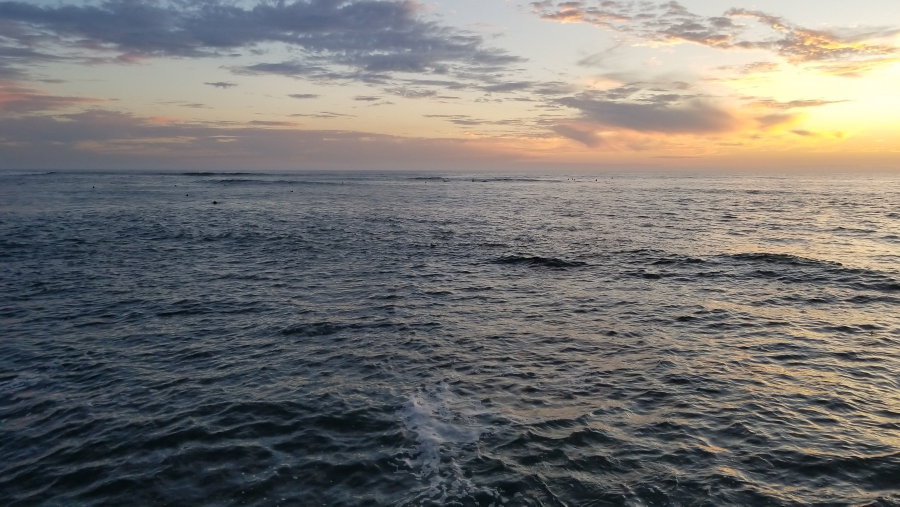
#> input picture mateo/binaural-aura/assets/open-water.jpg, 1800 x 1013 px, given in place of mateo-still.jpg, which was not available (shown at 1/2 size)
$ python make_cover.py assets/open-water.jpg
#> lines starting #> are read from the running program, lines starting #| are printed output that depends on the picture; after the words box and inside, x2 and y2 are one past the last pixel; in counts of white or black regions, pixels touching at a corner belong together
### mateo/binaural-aura/build.py
"""Binaural Aura: python mateo/binaural-aura/build.py [HOURS] [OUT]

Picture: Matthew's Pacific sunset at Sunset Cliffs, with the cover (title, Mateo upper right, REST · DIGEST)
fading at 9-15 s. The photo drifts toward the sun, then blurs while a spiral galaxy blooms out of the sun
and takes the screen. The galaxy turns slowly as you fall into it, dimming to pure black by 20:00. After that
the screen stays black. Sound: binaural_audio.py (Pacific swell + 75/81 Hz binaural, a 6 Hz theta beat).
Run by .github/workflows/mateo.yml before upload. Needs numpy, scipy, pillow, ffmpeg.
"""
import subprocess, sys, tempfile
from pathlib import Path
import numpy as np
from PIL import Image, ImageFilter, ImageOps

HERE = Path(__file__).resolve().parent
sys.path.insert(0, str(HERE))
from galaxy import galaxy  # noqa: E402

W, H, FPS = 1280, 720, 24
INTRO = 1200            # seconds until fully black
SUN = (616.0, 226.0)    # where the sun sits in the photo frame
T_BLUR, T_GAL, T_FULL = 100.0, 115.0, 240.0
ENC = ["-c:v", "libx264", "-preset", "slow", "-crf", "30", "-g", "240", "-pix_fmt", "yuv420p", "-r", str(FPS)]
FF = ["ffmpeg", "-v", "error", "-y"]
GN = 1500


def smooth(x):
    x = min(max(x, 0.0), 1.0)
    return x * x * (3 - 2 * x)


class Scene:
    def __init__(self):
        im = ImageOps.fit(Image.open(HERE / "assets" / "sun-on-water.jpg").convert("RGB"), (W, H), Image.LANCZOS)
        self.photo = im.resize((int(W * 1.6), int(H * 1.6)), Image.LANCZOS)  # headroom for the drift zoom
        self.gal = Image.fromarray((galaxy(GN) * 255).astype(np.uint8))

    def view(self, t):
        z = 1.0 + 0.10 * smooth(t / 200)                     # slow push toward the sun
        cx = W / 2 + (SUN[0] - W / 2) * smooth(t / 200) * 0.6
        cy = H / 2 + (SUN[1] - H / 2) * smooth(t / 200) * 0.6
        a = 1.6 / z                                           # source px per output px
        x0 = cx * 1.6 - W / 2 * a; y0 = cy * 1.6 - H / 2 * a
        x0 = min(max(x0, 0), self.photo.width - W * a); y0 = min(max(y0, 0), self.photo.height - H * a)
        return a, x0, y0

    def sun_on_screen(self, t):
        a, x0, y0 = self.view(t)
        return (SUN[0] * 1.6 - x0) / a, (SUN[1] * 1.6 - y0) / a

    def photo_at(self, t):
        a, x0, y0 = self.view(t)
        img = self.photo.transform((W, H), Image.AFFINE, (a, 0, x0, 0, a, y0), resample=Image.BILINEAR)
        r = 34 * smooth((t - T_BLUR) / (T_FULL - T_BLUR - 40))
        if r > 0.3:
            img = img.filter(ImageFilter.GaussianBlur(r))
        return np.asarray(img).astype(np.float32) / 255

    def galaxy_at(self, t):
        u = smooth((t - T_GAL) / (T_FULL - T_GAL))
        sx, sy = self.sun_on_screen(min(t, 200.0))
        cx = sx + (W / 2 - sx) * u; cy = sy + (H / 2 - sy) * u
        # texture px per output px: starts small at the sun (radius ~180 px), fills the frame, then keeps falling in
        s = (GN / 2) / (180 + 520 * u) * (1 - 0.25 * smooth((t - T_FULL) / (INTRO - T_FULL)))
        ang = -2 * np.pi * (t - T_GAL) / 420.0               # one slow turn every 7 minutes
        c, sn = np.cos(ang) * s, np.sin(ang) * s
        # output (x, y) -> texture: R*s*(p - centre) + texture centre
        a, b, d, e = c, -sn, sn, c
        x0 = GN / 2 - (a * cx + b * cy); y0 = GN / 2 - (d * cx + e * cy)
        img = self.gal.transform((W, H), Image.AFFINE, (a, b, x0, d, e, y0), resample=Image.BILINEAR)
        return np.asarray(img).astype(np.float32) / 255

    def frame(self, t):
        g_a = smooth((t - T_GAL) / 110)
        p_w = 1 - smooth((t - 160) / (T_FULL - 160))
        f = self.photo_at(t) if p_w > 0 else None
        if g_a > 0:
            g = self.galaxy_at(t) * g_a
            f = g if f is None else 1 - (1 - f * p_w) * (1 - g)   # screen blend: the galaxy glows out of the blur
        return f


# [12 lines left out: function frames, not called in this run]


# [29 lines that do not run on import are left out]

### mateo/binaural-aura/galaxy.py
"""Procedural spiral galaxy texture (no images used): galaxy(size, seed) -> float32 RGB array 0..1."""
import numpy as np
from PIL import Image, ImageFilter


def _noise(rng, n, blur):
    im = Image.fromarray((rng.random((n, n)) * 255).astype(np.uint8)).filter(ImageFilter.GaussianBlur(blur))
    a = np.asarray(im).astype(np.float32) / 255
    return (a - a.min()) / (a.max() - a.min() + 1e-6)


def galaxy(n=1500, seed=75):
    rng = np.random.default_rng(seed)
    y, x = (np.mgrid[0:n, 0:n].astype(np.float32) - n / 2) / (n / 2)
    r = np.sqrt(x * x + y * y) + 1e-4
    th = np.arctan2(y, x)
    fine = _noise(rng, n, 2.5)
    dust = _noise(rng, n, 7) * 0.5 + _noise(rng, n, 20) * 0.3 + fine * 0.2
    clump = np.clip(dust * 1.6 - 0.35, 0, None) ** 1.5
    arms = np.zeros_like(r)
    for k, (m, wind, w, p) in enumerate([(2, 2.4, 1.0, 8), (2, 2.4, 0.5, 3), (4, 2.6, 0.22, 10)]):
        phase = m * (th - wind * np.log(r) + k * 0.45) + 0.6 * (_noise(rng, n, 30) - 0.5)
        arms += w * (0.5 + 0.5 * np.cos(phase)) ** p
    arms *= np.exp(-r / 0.42) * (0.25 + 1.3 * clump)
    lanes = 1 - 0.55 * np.clip(np.cos(2 * (th - 2.4 * np.log(r)) - 0.5), 0, 1) ** 12 * np.exp(-r / 0.5)
    halo = np.exp(-r / 0.7) * 0.22 * (0.5 + 0.5 * dust)
    core = np.exp(-(r / 0.06) ** 2) * 1.6 + np.exp(-r / 0.11) * 0.7
    # colours: gold core, violet and teal arms, rose outer haze
    gold = np.array([1.0, 0.78, 0.45]); violet = np.array([0.62, 0.42, 1.0])
    teal = np.array([0.30, 0.85, 0.75]); rose = np.array([1.0, 0.45, 0.70])
    mix = np.clip((r - 0.1) / 0.6, 0, 1)[..., None]
    arm_col = violet * (1 - mix) + teal * mix * (0.5 + 0.5 * dust[..., None]) + rose * mix * 0.3
    img = (core[..., None] * gold + arms[..., None] * arm_col * 1.5 + halo[..., None] * (rose * 0.5 + violet * 0.5)) * lanes[..., None]
    # stars: sparse points, a few with soft glow
    st = np.zeros((n, n), np.float32)
    k = int(n * n * 0.0016)
    sy, sx = rng.integers(0, n, k), rng.integers(0, n, k)
    st[sy, sx] = rng.random(k) ** 3 * 1.6
    glow = np.asarray(Image.fromarray((np.clip(st, 0, 1) * 255).astype(np.uint8)).filter(ImageFilter.GaussianBlur(1.6))).astype(np.float32) / 255
    img += (st * 0.7 + glow * 2.5)[..., None] * np.array([0.9, 0.92, 1.0])
    img *= (1 - np.clip((r - 0.82) / 0.16, 0, 1) ** 2)[..., None]  # dark rim so the texture edge never shows
    img = 1 - np.exp(-img * 1.4)  # soft tone map, no hard clipping
    return np.clip(img, 0, 1).astype(np.float32)


# [2 lines that do not run on import are left out]

### mateo/binaural-aura/make_cover.py
"""One-time: draws overlay.png (video intro, fades out) and thumb.jpg. Committed, so the runner needs no fonts."""
import math
from PIL import Image, ImageDraw, ImageFont, ImageFilter, ImageOps
W, H = 1280, 720
S = '/usr/share/fonts/truetype/liberation/LiberationSerif-Bold.ttf'
SI = '/usr/share/fonts/truetype/liberation/LiberationSerif-Italic.ttf'
SA = '/usr/share/fonts/truetype/dejavu/DejaVuSans.ttf'
MATEO = Image.open('/mnt/project-files/mid-mateo/test-scene/stills/mateo-still.jpg').convert('RGB')
#> MATEO is the input picture: PIL image 1800x1013 RGB; mean R, G, B 117.1, 115.3, 113


def medallion(d, base, cx, cy, r):
    face = MATEO.crop((330, 40, 750, 460)).resize((2 * r, 2 * r), Image.LANCZOS)
    mask = Image.new('L', (2 * r, 2 * r), 0); ImageDraw.Draw(mask).ellipse([0, 0, 2 * r - 1, 2 * r - 1], fill=255)
    n, R, s = 40, r + 9, max(3, r // 14)
    for k in range(n):
        a = 2 * math.pi * k / n; x = cx + R * math.cos(a); y = cy + R * math.sin(a)
        d.ellipse([x - s, y - s, x + s, y + s], fill=(205, 25, 45, 255) if k % 2 else (225, 225, 232, 255))
        d.ellipse([x - s * .4, y - s * .7, x + s * .1, y - s * .2], fill=(255, 255, 255, 230))
    base.paste(face, (cx - r, cy - r), mask)


def layer(title_size, sub_size, rd_size, r):
    ov = Image.new('RGBA', (W, H), (0, 0, 0, 0))
    sh = Image.new('L', (W, H), 0); sd = ImageDraw.Draw(sh)
    sd.rectangle([0, 0, W, 225], fill=175); sd.rectangle([0, H - 200, W, H], fill=150)
    ov.putalpha(sh.filter(ImageFilter.GaussianBlur(35)))
    d = ImageDraw.Draw(ov)
    d.text((48, 34), "Binaural Aura", font=ImageFont.truetype(S, title_size), fill=(255, 236, 214, 255))
    d.text((52, 40 + title_size * 1.12), "Come to bed with me?", font=ImageFont.truetype(SI, sub_size), fill=(255, 168, 200, 255))
    y3 = 40 + title_size * 1.12 + sub_size * 1.25
    f3 = ImageFont.truetype(SI, int(sub_size * 0.72)); fo = ImageFont.truetype(S, int(sub_size * 0.72))
    d.text((54, y3), "SLEEP PLUS", font=fo, fill=(72, 214, 168, 255))
    d.text((54 + d.textlength("SLEEP PLUS ", font=fo), y3), "75 Hz · 6 Hz theta", font=f3, fill=(255, 236, 214, 255))
    medallion(d, ov, W - r - 46, r + 36, r)
    f = ImageFont.truetype(S, rd_size); t = "REST   ·   DIGEST"
    yr = H - rd_size - 34
    d.text(((W - d.textlength(t, font=f)) / 2, yr), t, font=f, fill=(255, 222, 170, 255))
    # translucent lines above REST · DIGEST (50%), composited so the photo shows through
    tl = Image.new('RGBA', (W, H), (0, 0, 0, 0)); td = ImageDraw.Draw(tl)
    f1 = ImageFont.truetype(S, int(rd_size * 0.62)); f2 = ImageFont.truetype(S, int(rd_size * 0.46))
    l1, l2 = "H E A D P H O N E S   O N", "E I G H T   H O U R S   O F   T H E T A"
    y2 = yr - int(rd_size * 0.46) - 18; y1 = y2 - int(rd_size * 0.62) - 12
    td.text(((W - td.textlength(l1, font=f1)) / 2, y1), l1, font=f1, fill=(255, 255, 255, 128))
    td.text(((W - td.textlength(l2, font=f2)) / 2, y2), l2, font=f2, fill=(255, 255, 255, 128))
    ov.alpha_composite(tl)
    return ov

layer(70, 40, 48, 72).save('overlay.png')
#> in layer, `ov = Image.new('RGBA', (W, H), (0, 0, 0, 0))`: ov: PIL image 1280x720 RGBA; every value is 0
#> in layer, `sh = Image.new('L', (W, H), 0)`: sh: PIL image 1280x720 L; every value is 0
#> in medallion, `mask = Image.new('L', (2 * r, 2 * r), 0)`: mask: PIL image 144x144 L; every value is 0
#> in medallion, `ImageDraw.Draw(mask).ellipse([0, 0, 2 * r - 1, 2 * r - 1], fill=255)`:
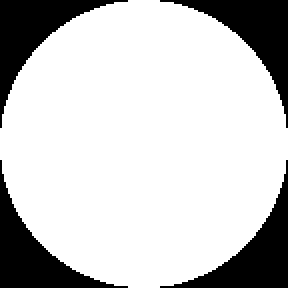
#> mask: PIL image 144x144 L (shown 2 times larger); 78.5% white; 4 black regions, box (x1, y1, x2, y2) and area: (0, 0, 64, 64) 1117, (80, 0, 144, 64) 1117, (0, 80, 64, 144) 1117, (80, 80, 144, 144) 1117
import sys, numpy as np; sys.argv = ["x"]; sys.path.insert(0, ".")
import build  # thumbnail = the moment the galaxy blooms out of the Pacific sun
crop = Image.fromarray((np.clip(build.Scene().frame(208), 0, 1) * 255).astype(np.uint8))
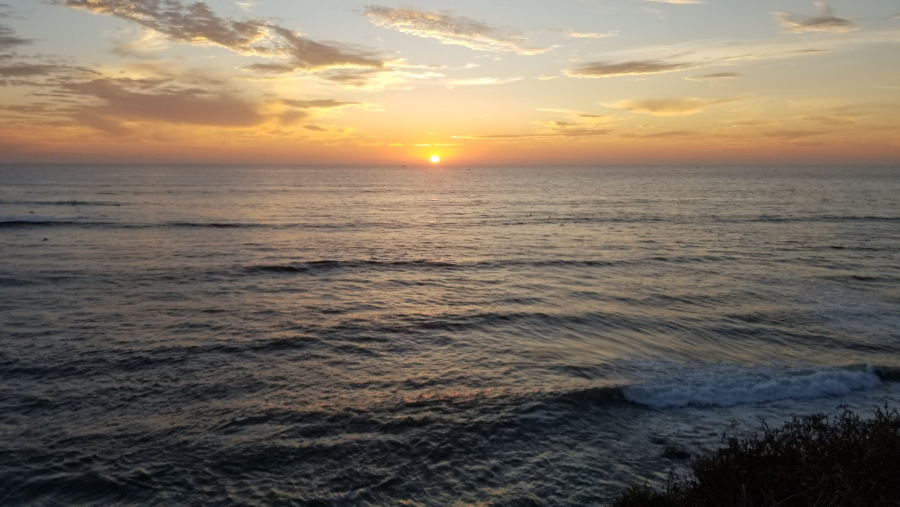
#> input picture mateo/binaural-aura/assets/sun-on-water.jpg, 1800 x 1013 px (shown at 1/2 size)
#> after the loop in galaxy, `for k, (m, wind, w, p) in enumerate([(2, 2.4, 1.0, 8), (2, 2.4, 0.5, 3..`:
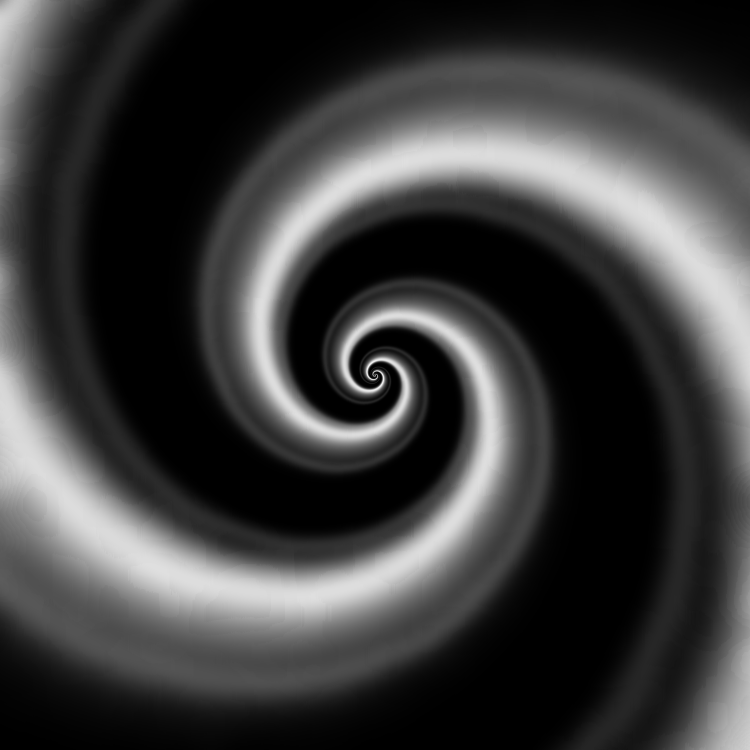
#> arms: shape (1500, 1500) float32 (shown at 1/2 size); min 5.93e-09, max 1.55, mean 0.371; drawn with min black and max white
#> after the loop in galaxy, `for k, (m, wind, w, p) in enumerate([(2, 2.4, 1.0, 8), (2, 2.4, 0.5, 3..`:
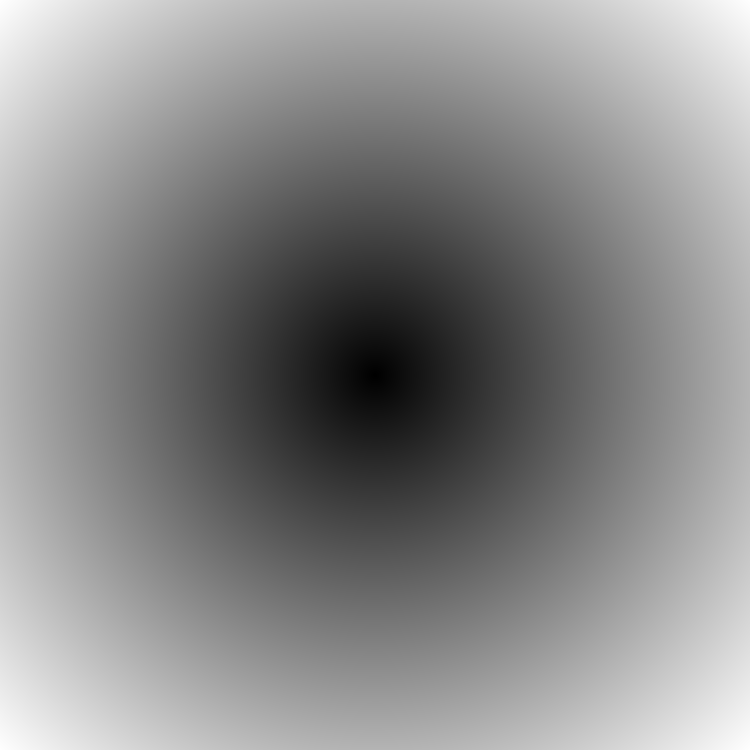
#> r: shape (1500, 1500) float32 (shown at 1/2 size); min 0.0001, max 1.41, mean 0.765; drawn with min black and max white
#> in galaxy, `arm_col = violet * (1 - mix) + teal * mix * (0.5 + 0.5 * dust[..., Non..`:
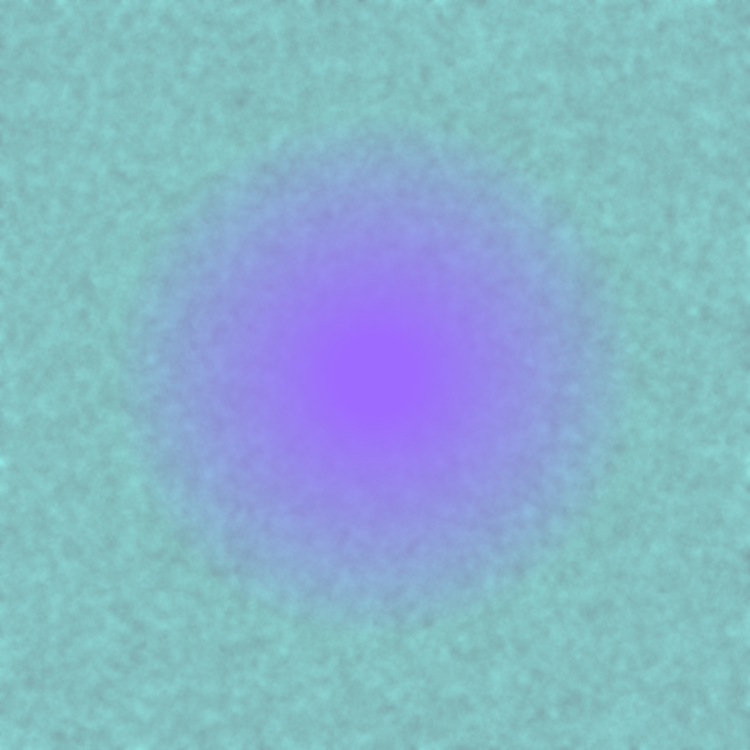
#> arm_col: shape (1500, 1500, 3) float64 (shown at 1/2 size); mean of channels 0, 1, 2 0.534, 0.706, 0.794; drawn as R, G, B
#> in galaxy, `sy, sx = rng.integers(0, n, k), rng.integers(0, n, k)`: sy = 3600 values, max 1499 at index 146, min 0 at index 590, mean 733.7; sx = 3600 values, max 1499 at index 383, min 0 at index 170, mean 750.3
#> in galaxy, `glow = np.asarray(Image.fromarray((np.clip(st, 0, 1) * 255).astype(np...`:
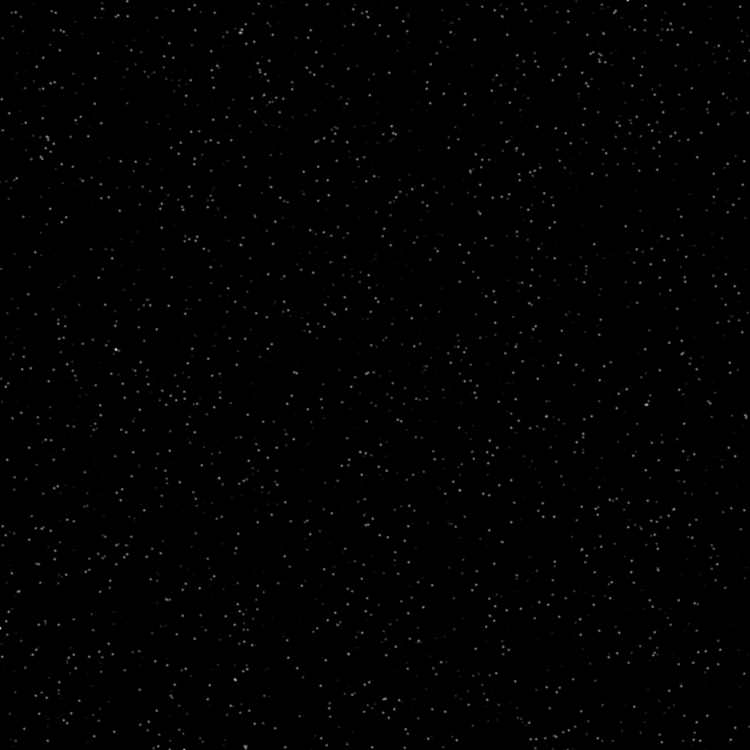
#> glow: shape (1500, 1500) float32 (shown at 1/2 size); min 0, max 0.098, mean 0.000544; drawn with min black and max white
#> in photo_at, `img = img.filter(ImageFilter.GaussianBlur(r))`:
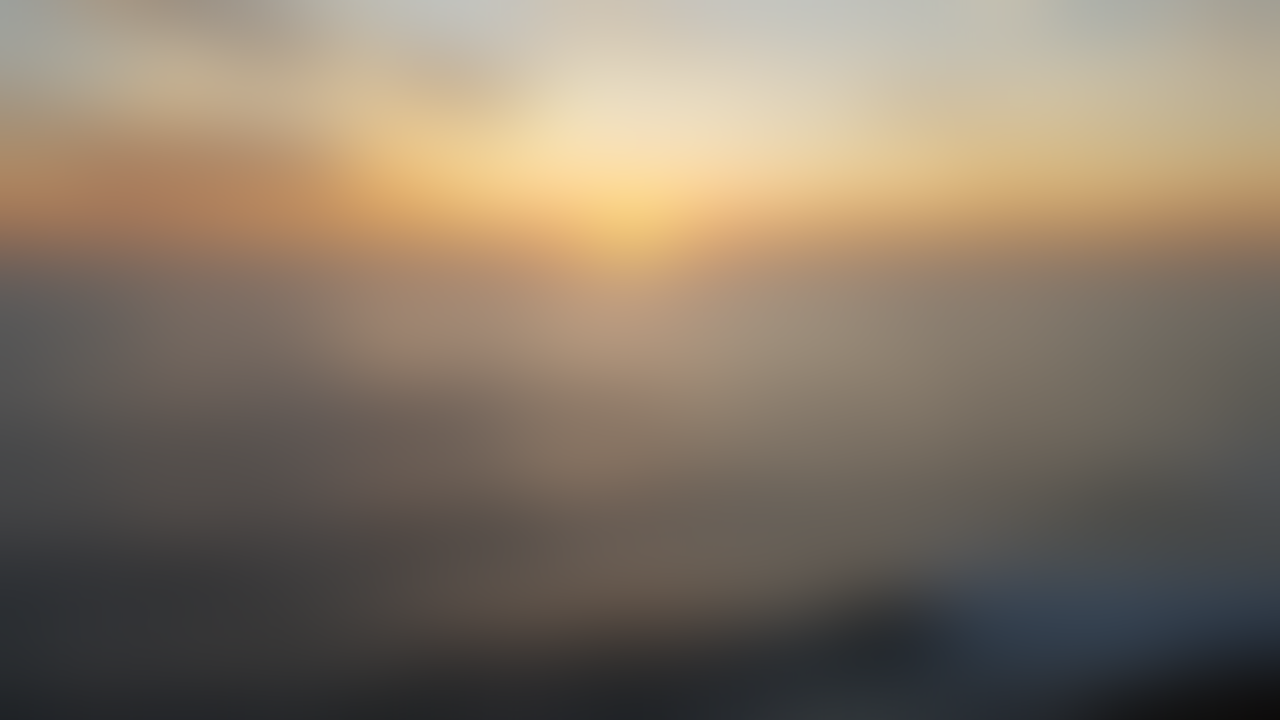
#> img: PIL image 1280x720 RGB; mean R, G, B 132.6, 119.2, 103
th = Image.alpha_composite(crop.convert('RGBA'), layer(92, 50, 56, 96)).convert('RGB')
th.save('thumb.jpg', quality=90)
